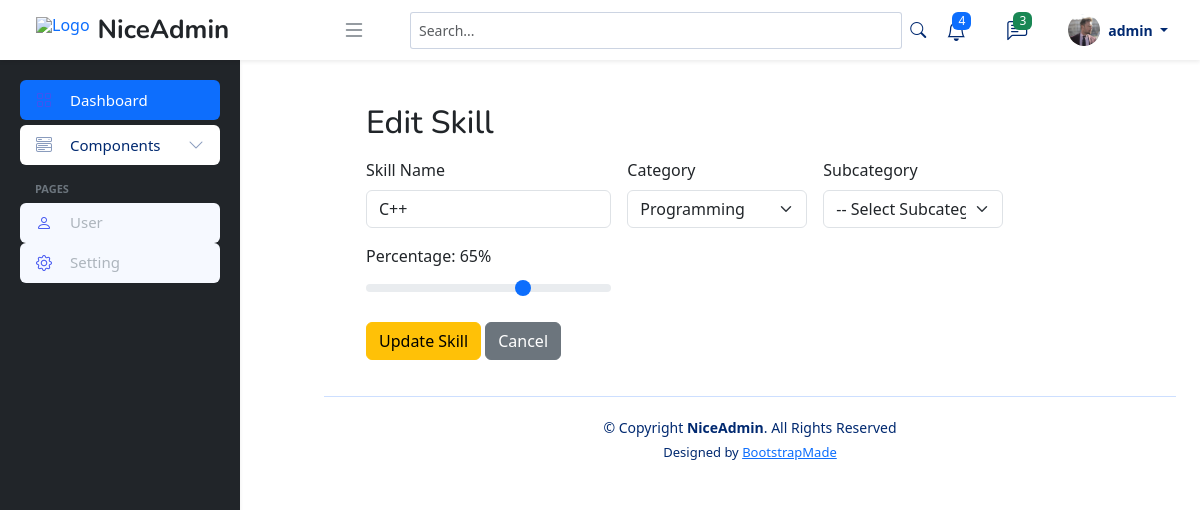
Page /admin/home.php?page=tambah-skills&edit=20 (signed in) on the earlier database version.
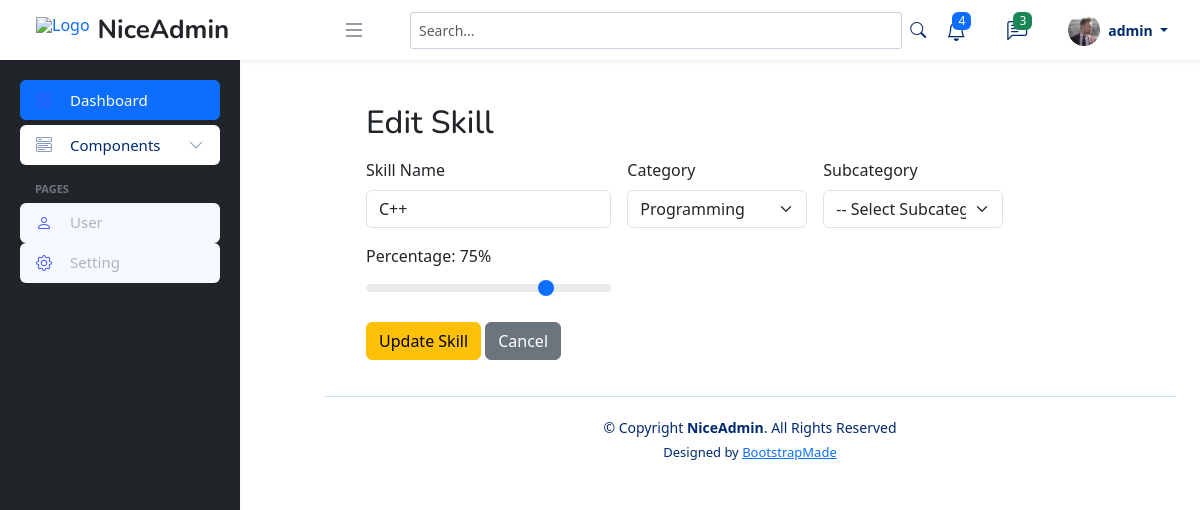
Same page on the later database version.
### tables this page shows
CREATE TABLE `skills` (
  `id` int(11) NOT NULL,
  `name` varchar(100) DEFAULT NULL,
  `category` varchar(100) NOT NULL,
  `percentage` int(11) DEFAULT NULL,
  `subcategory` varchar(100) DEFAULT NULL
);

### admin/content/tambah-skills.php (the view, shortened to what this page needs)
<?php
include 'koneksi.php';
$editData = null;
if (isset($_GET['edit'])) {
    $id = intval($_GET['edit']);
    $stmt = $koneksi->prepare("SELECT * FROM skills WHERE id=?");
    $stmt->bind_param("i", $id);
    $stmt->execute();
    $editData = $stmt->get_result()->fetch_assoc();
}
?>
<!DOCTYPE html>
<html>
<head>
    <link rel="stylesheet" href="https://cdn.jsdelivr.net/npm/bootstrap@5.3.2/dist/css/bootstrap.min.css">
</head>
<body class="p-4">
<div class="container">
    <h2 class="mb-3"><?= $editData ? 'Edit Skill' : 'Add Skill' ?></h2>
    <form method="POST" class="row g-3 mb-3">
        <div class="col-md-4">
            <label class="form-label">Skill Name</label>
            <input type="text" name="name" class="form-control"
                   value="<?= $editData ? htmlspecialchars($editData['name']) : '' ?>" required>
        </div>
        <div class="col-md-3">
            <label class="form-label">Category</label>
            <select name="category" id="category" class="form-select" required onchange="toggleSubcategory(this.value)">
                <option value="Programming" <?= ($editData && $editData['category']=="Programming") ? "selected" : "" ?>>Programming</option>
            </select>
        </div>
        <div class="col-md-3" id="subcategory-wrapper" style="display:none;">
            <label class="form-label">Subcategory</label>
            <select name="subcategory" id="subcategory" class="form-select">
                <option value="">-- Select Subcategory --</option>
            </select>
        </div>
        <div class="col-md-4">
            <label class="form-label">Percentage: <span id="percVal"><?= $editData ? intval($editData['percentage']) : 50 ?></span>%</label>
            <input type="range" name="percentage" min="0" max="100" step="1"
                   class="form-range"
                   value="<?= $editData ? intval($editData['percentage']) : 50 ?>"
                   oninput="document.getElementById('percVal').innerText=this.value">
        </div>
        <div class="col-md-12">
            <?php if ($editData): ?>
                <button type="submit" name="update" class="btn btn-warning">Update Skill</button>
                <a href="?page=skills" class="btn btn-secondary">Cancel</a>
            <?php else: ?>
                <button type="submit" name="add" class="btn btn-primary">Add Skill</button>
                <a href="?page=skills" class="btn btn-secondary">Back</a>
            <?php endif; ?>
        </div>
    </form>
</div>
</body>
</html>

Differences in the rows shown:
changed skills "Programming": percentage "65" → "75"
